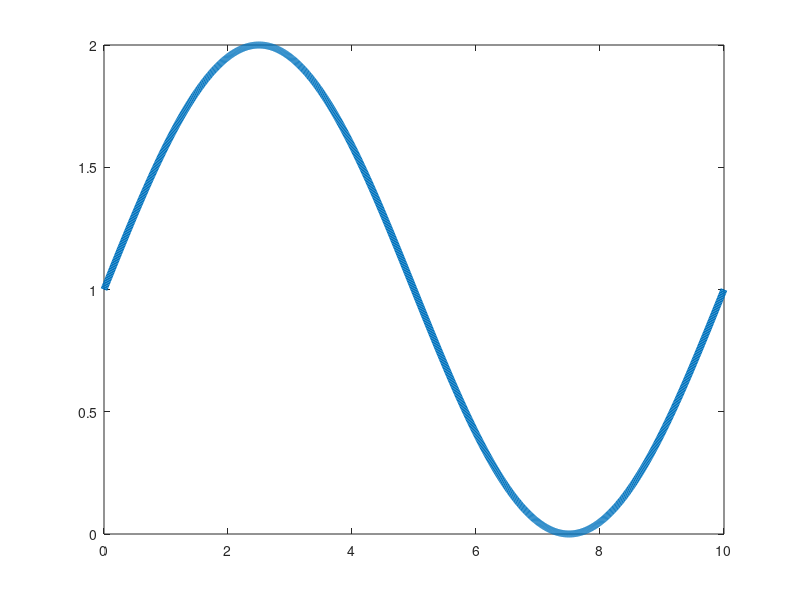

This figure's MATLAB source: (Note: this script raises an error after producing the figure.)
clc
clear
close all

printfigure = 1;

Length = 10;  % Stablaenge
Time = 20;   % Zetiraum

dx = Length / 1023;
dt = 0.01;
x = 0 : dx : Length;
t = 0 : dt : Time;
nx = length(x);
nt = length(t);

k = 0.1; % Waermeleitfaehigkeit in cm^2/s

N = 50;  % Grad
lambda = 0 : pi / Length : N * pi / Length;
f = zeros(nt, nx);  % Temperaturmatrix
f(1,:) = sin(x / Length * 2 * pi) + 1;
% f(1,:) = floor(x * 5) / 5;
phi = zeros(N + 1, nx);  % Eigenfunktionen
T = zeros(N + 1, nt);  % Gewichtung
u = zeros(nt, nx);  % Anregung
U = zeros(N + 1, nt);  % Anregungsgewichtung

plot(x,f(1,:),'LineWidth',5)
setplt('Initial Condition','$x$','$f$','TV_inhomo_modal_inital_condition',0)

phi(1,:) = sqrt(1 / Length);
for i = 2 : N + 1
    for n = 1 : nx
        phi(i, n) = sqrt(2 / Length) * cos(lambda(i) * x(n));
    end
end

figure
for i = 1 : N + 1
    plot(0:dx:Length,phi(i,:))
    hold on
end
txt = ['$G = ',num2str(N),'$'];
TEXT = text(8,0.4,txt,'FontSize',30);
set(TEXT,'Interpreter','latex')
setplt('Eigenfunctions','$x$','$value$','TV_inhomo_modal_Eigenfunctions',0)



u(:,round(3/dx)+1) = 0.1 * sin(t - pi / 4);
u(:,round(5/dx)+1) = -0.2 * sin(t);
u(:,round(7/dx)+1) = 0.01 * t;

for i = 1 : N + 1
    U(i,:) = u(:,round(3/dx)+1) * phi(i,round(3/dx)+1) + u(:,round(5/dx)+1) * phi(i,round(5/dx)+1) + u(:,round(7/dx)+1) * phi(i,round(7/dx)+1);
end

for i = 1 : N + 1
    T(i, 1) = 0;
    for n = 1 : nx
        T(i, 1) = T(i, 1) + f(1, n) * phi(i, n) * dx;
    end
end

A = zeros(N+1,N+1);
for i = 1 : N+1
    A(i,i) = (1 - dt * k * lambda(i)^2);
end

Sigma_sr = 0: 0.001 : 0.01% Systemrauschen
Sigma_mu = 0: 0.01 : 0.1 % Messunsicherheit

for kkk = 1 : 10
    for iii = 1 : 11
        for jjj = 1 : 11
            close all
            
            sigma_sr = Sigma_sr(iii);
            sigma_mu = Sigma_mu(jjj);

            W = randn(N+1,nt-1) * sigma_sr;
            V = randn(nx,nt) * sigma_mu;

            for n = 2 : nt
                T(:, n) = A * T(:, n - 1) + dt * U(:, n-1) + W(:,n-1);
            end

            f = zeros(nt, nx);  % Temperaturmatrix
            for n = 1 : nt
                for i = 1 : N + 1
                    f(n,:) = f(n,:) + T(i,n) * phi(i,:);
                end
            end

            f_sr = f;
            f_mu = f + V';

%             figure
%             for n = 1 : 0.5/dt : nt
%                 clf
%                 plot(x, f_mu(n,:),'LineWidth',3)
%                 hold on
%                 plot(x, f_sr(n,:),'LineWidth',5)
%                 ylim([-0.5 2.5])
%                 legend('Signal with measurement uncertainty','Signal with system noise')
%                 setplt('Temperature Distribution','$x$','$f$','Temperature Distribution',0)
%                 set(gcf,'outerposition',get(0,'screensize'));
%                 txt = ['$t = ',num2str((n-1)*dt),'$'];
%                 TEXT = text(8,1.6,txt,'FontSize',30);
%                 set(TEXT,'Interpreter','latex')
%                 txt = ['$G = ',num2str(N),'$'];
%                 TEXT = text(8,1.8,txt,'FontSize',30);
%                 set(TEXT,'Interpreter','latex')
%                 drawnow
%                 frame=getframe(gcf);
%                 imind=frame2im(frame);
%                 [imind,cm] = rgb2ind(imind,256);
%                 name = [num2str(kkk),'_',num2str(iii),'_',num2str(jjj),'.gif'];
%                 if printfigure == 1
%                     if n==1
%                          imwrite(imind,cm,name,'gif', 'Loopcount',inf,'DelayTime',1e-6);
%                     else
%                          imwrite(imind,cm,name,'gif','WriteMode','append','DelayTime',1e-6);
%                     end
%                 end
%             end
% 
%             name = [num2str(kkk),'_',num2str(iii),'_',num2str(jjj),'.png'];
% 
%             figure
%             [X, Y] = meshgrid(x, t);
%             mesh(X,Y,f_mu)
%             setmesh('Tempreature Distribution','$x$','$t$','$f$',name,printfigure)


            % Measurement
            % positions
            p_index = round(linspace(1,nx,64)); % 64 sensors from nx points
            p = x(p_index);                     % positions of 51 sensors from 0 - Length
            m = f_mu(:,p_index)';                  % their measurements

            f_sr = f_sr';
            f_mu = f_mu';

            name = [num2str(kkk),'_',num2str(iii),'_',num2str(jjj),'.mat'];

            m_rh = m;
            save(name,'f_sr','f_mu','k','Length','dt','dx','p','m_rh','p_index','sigma_sr','sigma_mu')
        end
    end
end